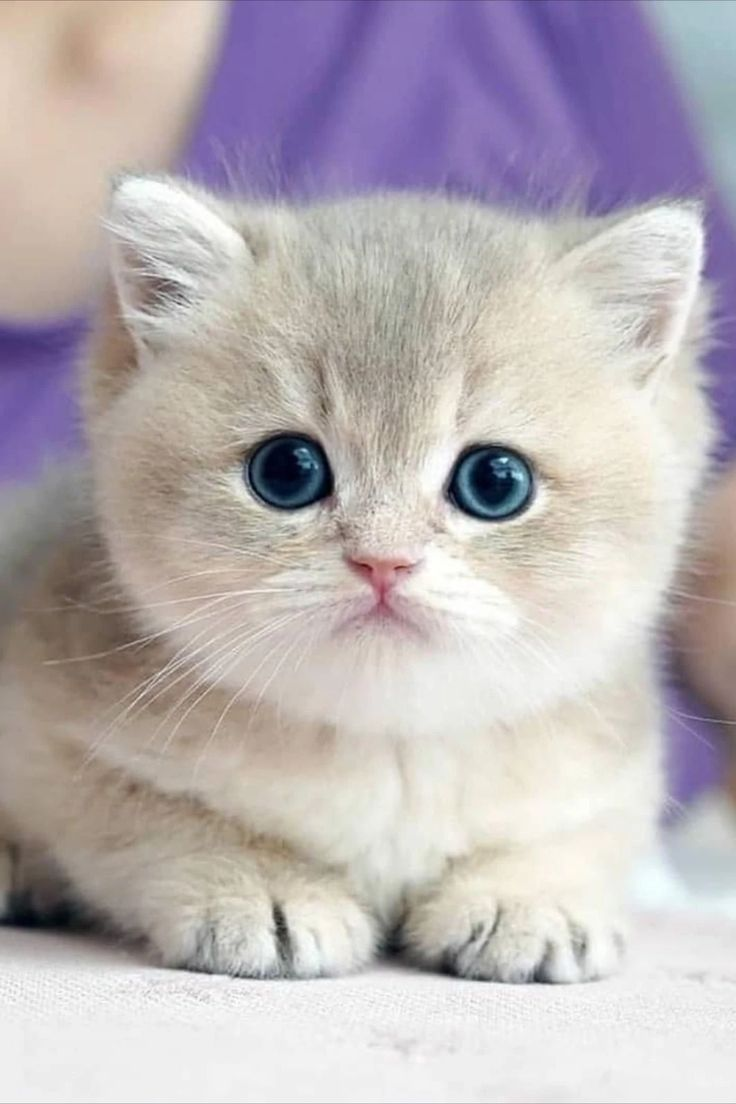
#> input picture images/cat.jpg, 736 x 1104 px
$ python Flipping.py
#> lines starting #> are read from the running program, lines starting #| are printed output that depends on the picture
import cv2

img = cv2.imread('../images/cat.jpg')
#> img is the input picture: shape (1104, 736, 3); mean B, G, R 182, 178.6, 186.2

fliped_v = cv2.flip(img,0)
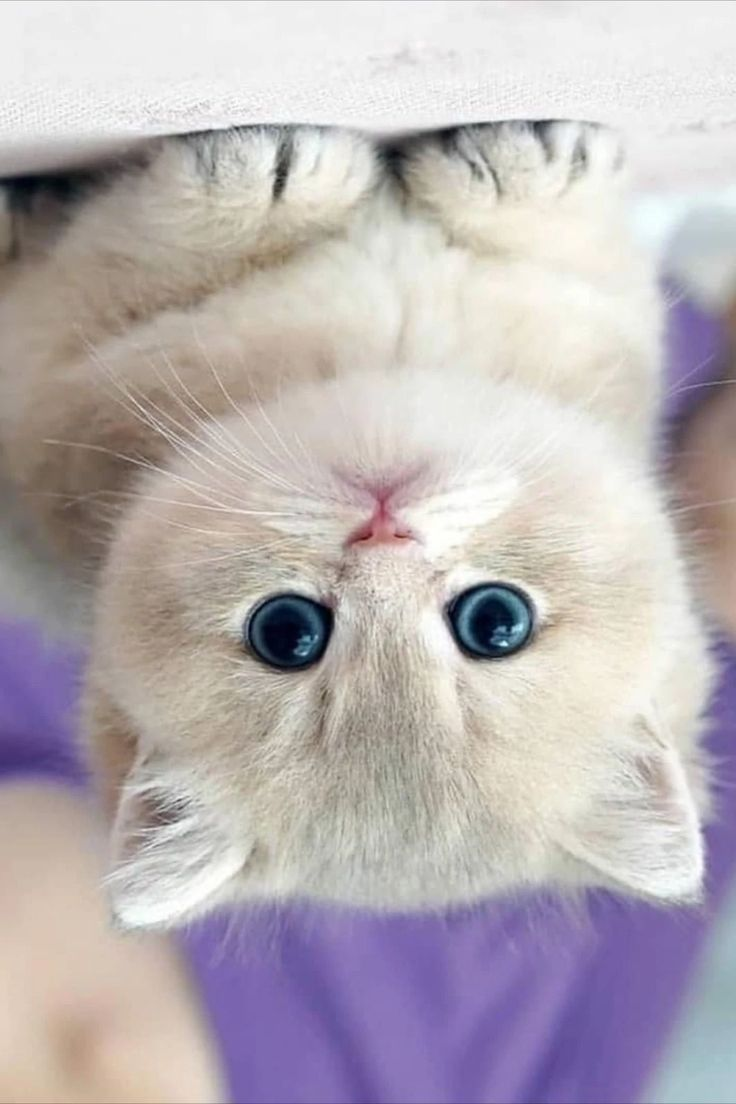
#> fliped_v: shape (1104, 736, 3); mean B, G, R 182, 178.6, 186.2
fliped_h = cv2.flip(img,1)
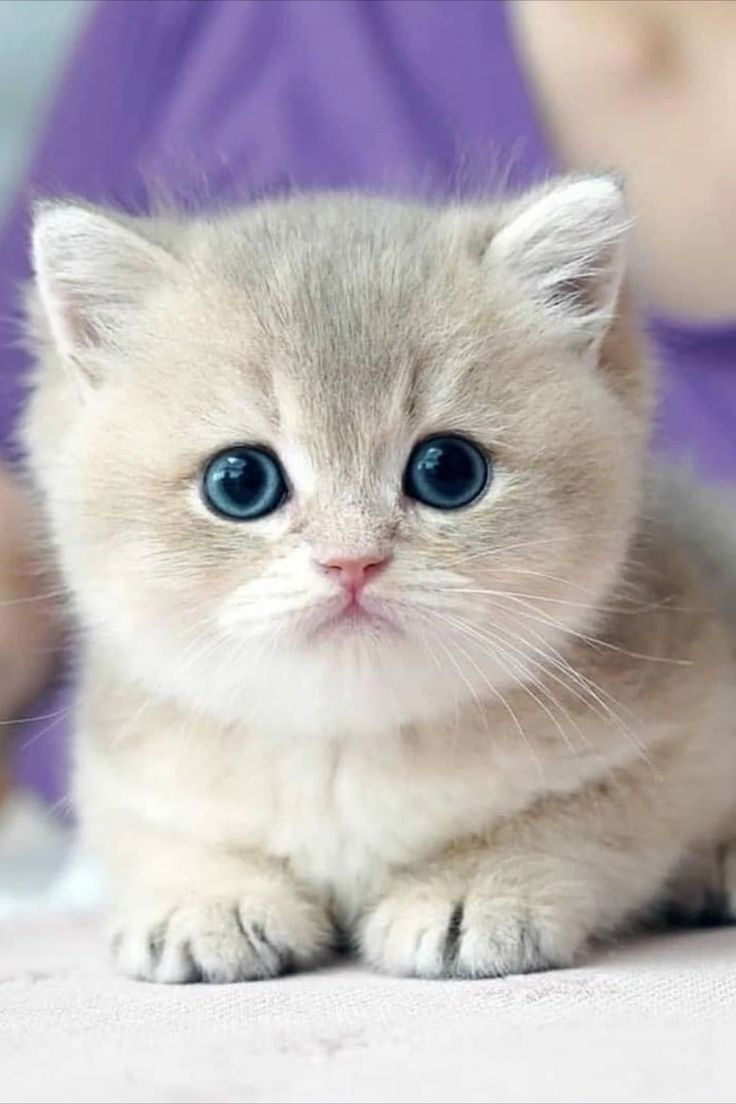
#> fliped_h: shape (1104, 736, 3); mean B, G, R 182, 178.6, 186.2
fliped_both = cv2.flip(img,-1)
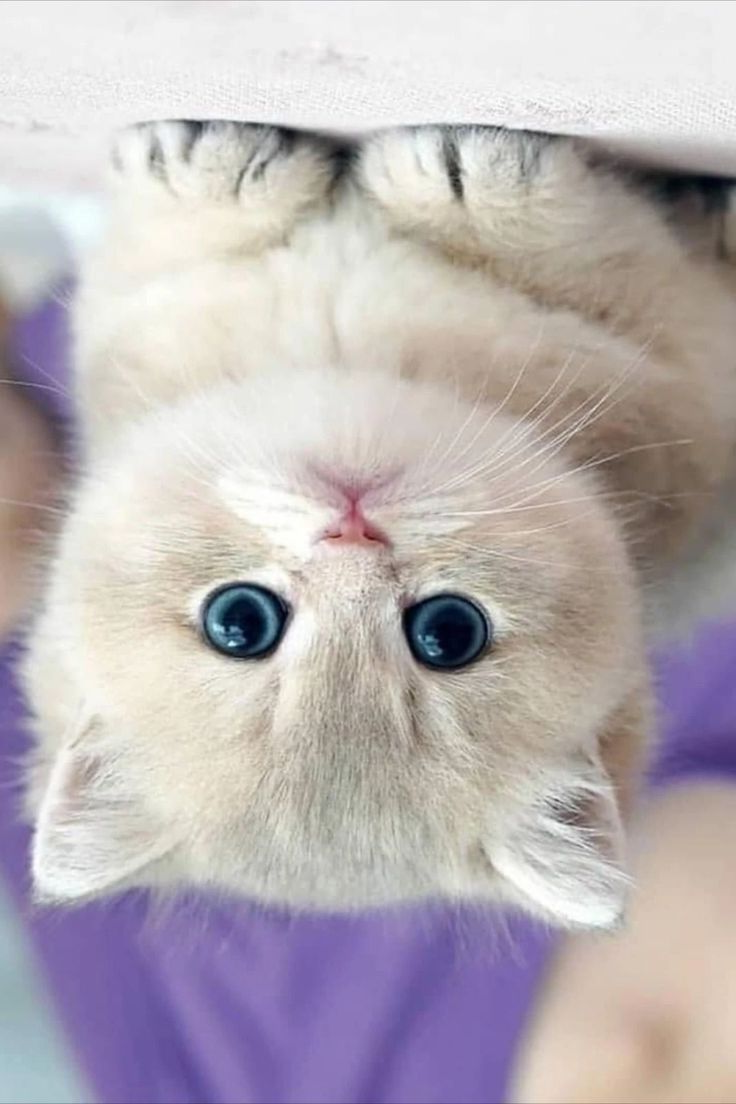
#> fliped_both: shape (1104, 736, 3); mean B, G, R 182, 178.6, 186.2

cv2.imshow("Flipped Vertically",fliped_v)
cv2.imshow("Flipped Horizontally",fliped_h)
cv2.imshow("Flipped Both Side",fliped_both)
cv2.waitKey(0)
cv2.destroyAllWindows()
